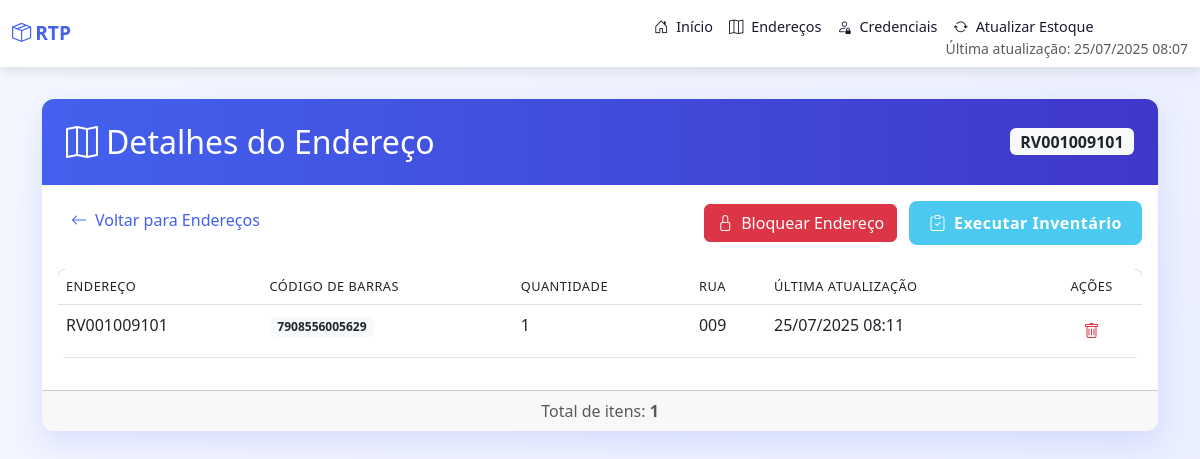
Screenshot of /enderecos/RV001009101 with the database file from the repository.
### models.py (models this page shows)
class BarraEndereco(db.Model):
    __tablename__ = 'barra_endereco'
    id = db.Column(db.Integer, primary_key=True, autoincrement=True)
    barra = db.Column(db.String(255), nullable=False)
    rua = db.Column(db.String(255), nullable=False)
    endereco = db.Column(db.String(255), nullable=False)
    data_armazenamento = db.Column(db.DateTime, nullable=False)
    bloqueado = db.Column(db.Boolean, default=False, nullable=False)

### app.py (the view, shortened to what this page needs)
@app.route('/enderecos/<endereco>', methods=['GET', 'POST'])
def detalhes_endereco(endereco):
    detalhes = db.session.query(
        BarraEndereco.barra,
        func.count(BarraEndereco.endereco).label('qtde'),
        BarraEndereco.rua,
        func.max(BarraEndereco.data_armazenamento).label('data_atualizado'),
        BarraEndereco.bloqueado  # Adicionar campo bloqueado
    ).filter_by(endereco=endereco).group_by(BarraEndereco.barra, BarraEndereco.rua, BarraEndereco.bloqueado).all()
    itens = []
    bloqueado = False
    for detalhe in detalhes:
        itens.append({
            'Codigo': detalhe.barra,
            'qtde': detalhe.qtde,
            'Local': endereco,
            'Rua': detalhe.rua,
            'DataAtualizado': detalhe.data_atualizado,
            'Bloqueado': detalhe.bloqueado
        })
        bloqueado = detalhe.bloqueado  # Assume que todos os registros do mesmo endereço têm o mesmo status de bloqueio
    cred = db.session.query(UserCredential).first()
    data_atualizacao_estoque = db.session.query(func.max(Estoque.data_atualizacao)).scalar()
    return render_template('detalhes_endereco.html', endereco=endereco, detalhes=detalhes, cred=cred,
                         data_atualizacao_estoque=data_atualizacao_estoque, bloqueado=bloqueado)

### templates/detalhes_endereco.html (shortened to what this page needs)
<!DOCTYPE html>
<html lang="pt-br">
<head>
    <link href="https://cdn.jsdelivr.net/npm/bootstrap@5.3.0/dist/css/bootstrap.min.css" rel="stylesheet">
    <link href="https://cdn.jsdelivr.net/npm/bootstrap-icons@1.10.5/font/bootstrap-icons.css" rel="stylesheet">
</head>
<body>
    {% include 'navbar.html' %}
    <div class="main-container">
        <div class="container">
            <div class="card">
                <div class="card-header">
                    <div class="d-flex justify-content-between align-items-center">
                        <h2 class="mb-0">
                            <i class="bi bi-map me-2"></i>Detalhes do Endereço
                        </h2>
                        <span class="badge bg-light text-dark fs-6">{{ endereco }}</span>
                    </div>
                </div>
                <div class="card-body">
                    <div class="d-flex justify-content-between mb-4">
                        <a href="{{ url_for('enderecos') }}" class="btn btn-link">
                            <i class="bi bi-arrow-left me-2"></i>Voltar para Endereços
                        </a>
                        <div>
                            <form method="POST" action="{{ url_for('detalhes_endereco', endereco=endereco) }}" class="d-inline">
                                {% if bloqueado %}
                                <button type="submit" name="desbloquear" class="btn btn-warning me-2">
                                    <i class="bi bi-unlock me-2"></i>Desbloquear Endereço
                                </button>
                                {% else %}
                                <button type="submit" name="bloquear" class="btn btn-danger me-2">
                                    <i class="bi bi-lock me-2"></i>Bloquear Endereço
                                </button>
                                {% endif %}
                            </form>
                            <button class="btn btn-success" onclick="openModal('modal1')">
                                <i class="bi bi-clipboard-check me-2"></i>Executar Inventário
                            </button>
                        </div>
                    </div>
                    {% if detalhes %}
                    <div class="table-responsive">
                        <table class="table table-hover">
                            <thead>
                                <tr>
                                    <th>Endereço</th>
                                    <th>Código de Barras</th>
                                    <th>Quantidade</th>
                                    <th>Rua</th>
                                    <th>Última Atualização</th>
                                    <th class="text-center">Ações</th>
                                </tr>
                            </thead>
                            <tbody>
                                {% for item in detalhes %}
                                <tr>
                                    <td>{{ endereco }}</td>
                                    <td><span class="badge bg-light text-dark">{{ item.barra }}</span></td>
                                    <td>{{ item.qtde }}</td>
                                    <td>{{ item.rua }}</td>
                                    <td>{{ item.data_atualizado.strftime('%d/%m/%Y %H:%M') if item.data_atualizado else 'N/A' }}</td>
                                    <td class="text-center">
                                        <form method="POST" action="{{ url_for('excluir_item', endereco=endereco) }}" class="delete-item-form" id="delete-item-form-{{ item.barra | replace('/', '-') }}">
                                            <button type="button" class="btn btn-link text-danger action-btn" title="Excluir item" data-bs-toggle="modal" data-bs-target="#modalExcluirItem" data-barra="{{ item.barra }}">
                                                <i class="bi bi-trash"></i>
                                            </button>
                                        </form>
                                    </td>
                                </tr>
                                {% endfor %}
                            </tbody>
                        </table>
                    </div>
                    {% else %}
                    <div class="empty-state">
                        <i class="bi bi-inbox"></i>
                        <h4>Nenhum item encontrado</h4>
                        <p class="text-muted">Este endereço não contém nenhum item no momento.</p>
                    </div>
                    {% endif %}
                </div>
                <div class="card-footer text-muted text-center">
                    Total de itens: <strong>{{ detalhes|length }}</strong>
                </div>
            </div>
        </div>
    </div>
</body>
</html>

### templates/detalhes_endereco.html (style rules this page uses)
:root { --primary-color: #4361ee; --secondary-color: #3f37c9; --success-color: #4cc9f0; --warning-color: #ffbe0b; --danger-color: #f72585; --dark-color: #1a1a2e; --light-color: #f8f9fa; }
body { font-family: 'Segoe UI', Tahoma, Geneva, Verdana, sans-serif; background-color: #f5f7ff; color: #333; }
.main-container { background: linear-gradient(135deg, #f5f7ff 0%, #e8edff 100%); min-height: calc(100vh - 56px); padding: 2rem 0; }
.card { border: none; border-radius: 12px; box-shadow: 0 10px 30px rgba(67, 97, 238, 0.15); overflow: hidden; }
.card-header { background: linear-gradient(to right, var(--primary-color), var(--secondary-color)); color: white; padding: 1.5rem; border-bottom: none; }
.btn-success { background-color: var(--success-color); border: none; border-radius: 8px; padding: 10px 20px; font-weight: 600; letter-spacing: 0.5px; transition: all 0.3s ease; }
.btn-link { color: var(--primary-color); text-decoration: none; transition: all 0.3s ease; }
.table { border-radius: 8px; overflow: hidden; }
.table thead { background: linear-gradient(to right, var(--primary-color), var(--secondary-color)); color: white; }
.table th { font-weight: 500; text-transform: uppercase; font-size: 0.8rem; letter-spacing: 0.5px; }
.table tbody tr { transition: all 0.2s ease; }
.action-btn { transition: all 0.2s ease; padding: 5px; border-radius: 4px; }

### rows the page displays
BarraEndereco: endereco "RV001009101", barra "7908556005629", qtde "1", rua "009", data_atualizado "25/07/2025 08:11"

### other values shown
{{ data_atualizacao_estoque.strftime('%d/%m/%Y %H:%M') }} "25/07/2025 08:07"
{{ detalhes|length }} "1"
